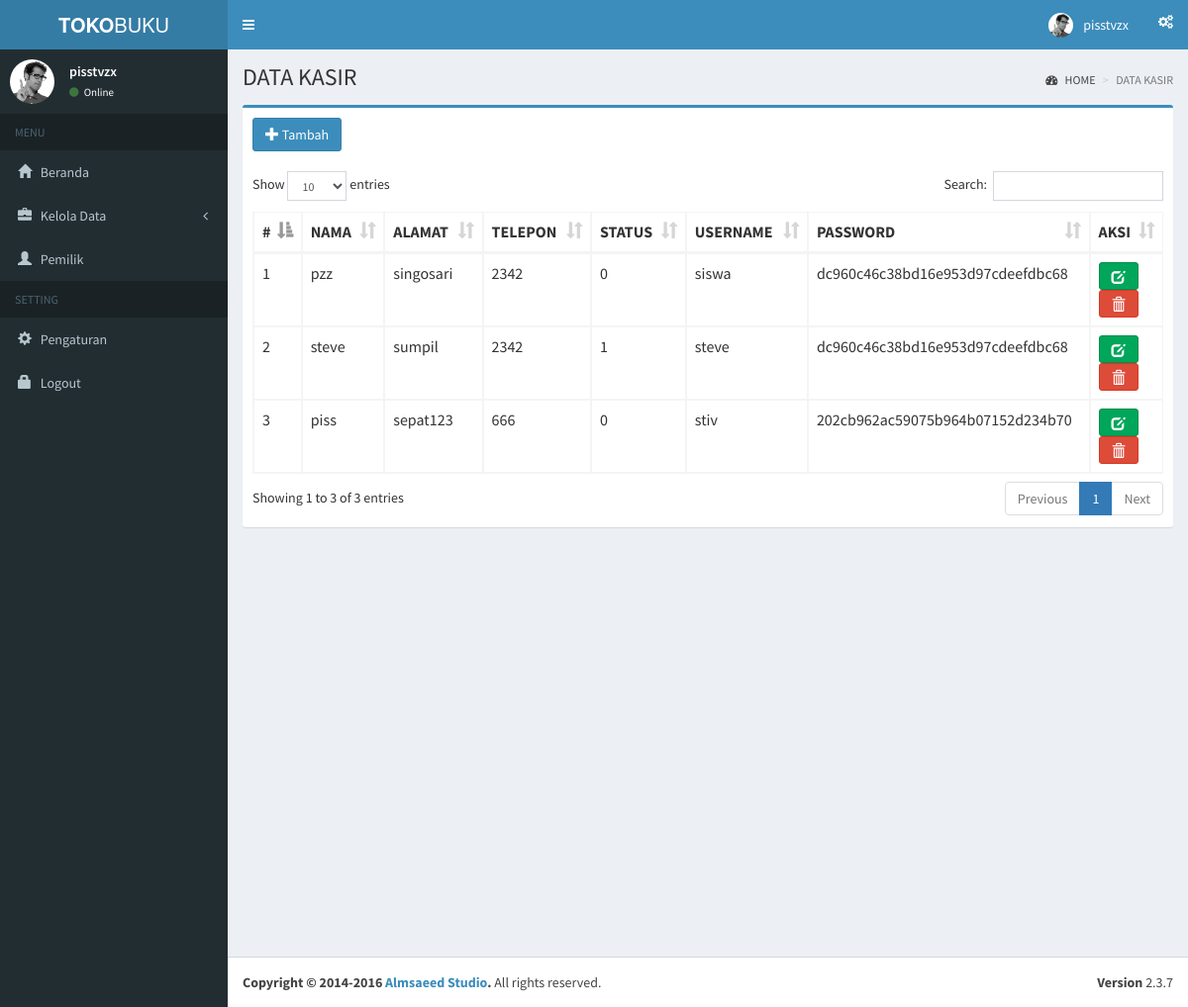
The app's page /index.php?page=data_kasir (signed in) with its own data.
### tables this page shows
CREATE TABLE `kasir` (
  `id_kasir` int(11) NOT NULL,
  `nama` varchar(255) NOT NULL,
  `alamat` text NOT NULL,
  `telepon` int(15) NOT NULL,
  `status` enum('0','1') NOT NULL,
  `username` varchar(155) NOT NULL,
  `password` varchar(155) NOT NULL,
  `level` varchar(50) NOT NULL
);

### pages/kasir/data_kasir.php (the view, shortened to what this page needs)
<div class="content-wrapper">
  <section class="content-header">
    <h1>
      DATA KASIR
    </h1>
    <ol class="breadcrumb">
      <li><a href="index.php"><i class="fa fa-dashboard"></i> HOME</a></li>
      <li class="active">DATA KASIR</li>
    </ol>
  </section>
  <section class="content">
    <div class="row">
      <div class="col-xs-12">
        <div class="box box-primary">
          <div class="box-header">
            <a href="index.php?page=tambah_kasir" class="btn btn-primary" role="button" title="Tambah Data"><i class="glyphicon glyphicon-plus"></i> Tambah</a>
          </div>
          <div class="box-body table-responsive">
            <table id="kasir" class="table table-bordered table-hover">
              <thead>
                <tr>
                  <th>#</th>
                  <th>NAMA</th>
                  <th>ALAMAT</th>
                  <th>TELEPON</th>
                  <th>STATUS</th>
                  <th>USERNAME</th>
                  <th>PASSWORD</th>
                  <th>AKSI</th>
                </tr>
              </thead>
              <tbody>
                <?php
                include "../toko-buku/conf/conn.php";
                $no = 0;
                $query = mysqli_query($koneksi, "SELECT * FROM kasir ORDER BY id_kasir DESC");
                while ($row = mysqli_fetch_array($query)) {
                ?>
                  <tr>
                    <td><?php echo $no = $no + 1; ?></td>
                    <td><?php echo $row['nama']; ?></td>
                    <td><?php echo $row['alamat']; ?></td>
                    <td><?php echo $row['telepon']; ?></td>
                    <td><?php echo $row['status']; ?></td>
                    <td><?php echo $row['username']; ?></td>
                    <td><?php echo $row['password']; ?></td>
                    <td>
                      <a href="index.php?page=ubah_kasir&id=<?= $row['id_kasir']; ?>" class="btn btn-success" role="button" title="Ubah Data"><i class="glyphicon glyphicon-edit"></i></a>
                      <a href="javascript:void(0);" class="btn btn-danger" role="button" title="Hapus Data" onclick="hapusKasir(<?= $row['id_kasir']; ?>);"><i class="glyphicon glyphicon-trash"></i></a>
                    </td>
                  </tr>
                <?php } ?>
              </tbody>
            </table>
          </div>
        </div>
      </div>
    </div>
  </section>
</div>

### records on screen
kasir: nama "pzz", alamat "singosari", telepon "2342", status "0", username "siswa", password "dc960c46c38bd16e953d97cdeefdbc68"
kasir: no "2", nama "steve", alamat "sumpil", telepon "2342", status "1", username "steve", password "dc960c46c38bd16e953d97cdeefdbc68"
kasir: no "3", nama "piss", alamat "sepat123", telepon "666", status "0", username "stiv", password "202cb962ac59075b964b07152d234b70"
